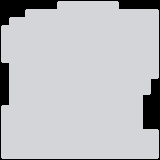

The image is a tile-based game level rendered from a .tmx file. Its description and complete source (layers, tilesets, objects, tile grids) follow:
An orthogonal 20x20 tile map with 8x8 px tiles, 1 tile layer (Tile Layer 1).

<map version="1.9" tiledversion="1.9.2" orientation="orthogonal" renderorder="left-up" width="20" height="20" tilewidth="8" tileheight="8" infinite="0" nextlayerid="2" nextobjectid="1">
 <tileset firstgid="1" source="ground.tsx" />
 <layer id="1" name="Tile Layer 1" width="20" height="20">
  <data encoding="csv">
0,0,0,0,0,0,0,1,2,2,2,2,2,2,4,0,0,0,0,0,
0,0,0,1,2,2,2,20,16,16,16,16,16,16,19,2,2,2,2,4,
0,1,2,20,16,16,16,16,16,16,16,16,16,16,16,16,16,16,16,18,
1,20,16,16,16,16,16,16,16,16,16,16,16,16,16,16,16,16,16,18,
15,16,16,16,16,16,16,16,16,16,16,16,16,16,16,16,16,16,16,18,
15,16,16,16,16,16,16,16,16,16,16,16,16,16,16,16,16,16,16,18,
15,16,16,16,16,16,16,16,16,16,16,16,16,16,16,16,16,16,16,18,
43,6,16,16,16,16,16,16,16,16,16,16,16,16,16,16,16,16,16,18,
0,15,16,16,16,16,16,16,16,16,16,16,16,16,16,16,16,16,16,18,
0,15,16,16,16,16,16,16,16,16,16,16,16,16,16,16,16,16,5,46,
0,15,16,16,16,16,16,16,16,16,16,16,16,16,16,16,16,16,18,0,
0,15,16,16,16,16,16,16,16,16,16,16,16,16,16,16,16,5,46,0,
0,15,16,16,16,16,16,16,16,16,16,16,16,16,16,16,16,18,0,0,
1,20,16,16,16,16,16,16,16,16,16,16,16,16,16,16,16,18,0,0,
15,16,16,16,16,16,16,16,16,16,16,16,16,16,16,16,16,18,0,0,
15,16,16,16,16,16,16,16,16,16,16,16,16,16,16,16,16,18,0,0,
15,16,16,16,16,16,16,16,16,16,16,16,16,16,16,16,16,19,2,4,
15,16,16,16,16,16,16,16,16,16,16,16,16,16,16,16,16,16,16,18,
15,16,16,16,16,16,16,16,16,16,16,16,16,16,16,16,16,16,16,18,
43,44,44,44,44,44,44,44,44,44,44,44,44,44,44,44,44,44,44,46
</data>
 </layer>
</map>
